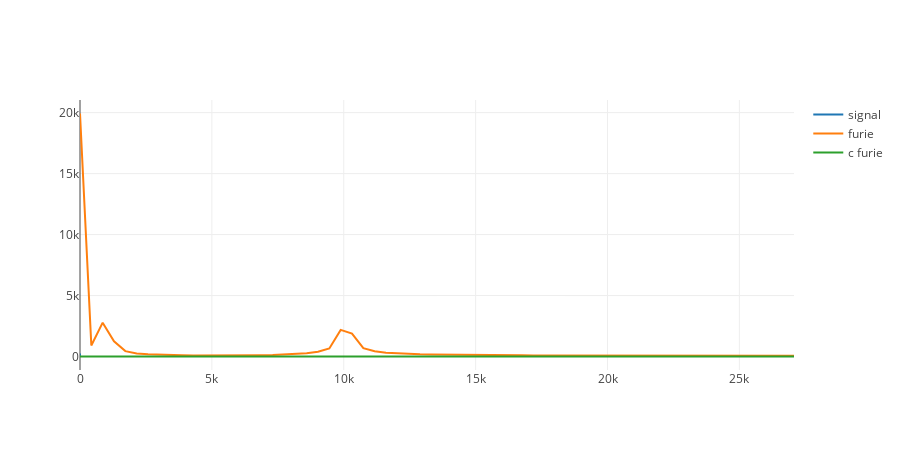

Notebook cell for this chart:
### Code cell
import plotly as py
py.offline.init_notebook_mode(connected=True)
import numpy as np

from plotly.graph_objs import Scatter, Layout


f1 = 10000
f2 = 1000

N = 1024
T = 2

FS = 55000

 

sample = 128

DF = FS / sample

tm = np.linspace(0, sample / FS, 128)


sn = [np.sin(np.pi * 2 * f1 * i) * 50 + np.sin(np.pi * 2 * f2 * i) * 50 + 150 for i in tm] 

for i in sn:
    print(int(round(i)))

dft = np.fft.fft(sn)

dft = dft[:len(dft) // 2]

#dft = np.fft.fftshift(dft)

tr_s1 = Scatter(
    x = tm,
    y = (sn),
    name='signal'
)

freq = np.arange(len(dft)) * DF
tr_s2 = Scatter(
    x = freq,
    y = np.absolute(dft),
    name='furie'
)


fc = [1.000000, 6.082763, 20.615528, 9.848858, 3.162278, 2.236068, 1.000000, 1.000000, 1.000000, 1.000000, 1.000000, 0.000000, 1.000000, 1.000000, 0.000000, 0.000000, 1.414214, 1.000000, 1.000000, 1.000000, 2.000000, 1.414214, 3.162278, 16.124515, 15.033296, 6.000000, 3.000000, 3.000000, 2.000000, 2.000000, 2.000000, 1.000000, 2.236068, 1.414214, 2.000000, 2.236068, 2.000000, 2.236068, 2.236068, 2.236068, 2.000000, 2.236068, 1.000000, 2.236068, 2.000000, 2.000000, 1.414214, 1.414214, 1.414214, 1.000000, 1.000000, 1.414214, 2.236068, 1.000000, 1.414214, 0.000000, 1.000000, 1.000000, 1.414214, 1.414214, 1.000000, 1.000000, 1.000000, 0.000000, 1.000000, 1.000000, 1.000000, 1.000000, 1.414214, 1.000000, 1.000000, 1.000000, 1.000000, 1.000000, 1.000000, 0.000000, 1.000000, 1.000000, 0.000000, 0.000000, 1.414214, 1.000000, 1.000000, 1.000000, 2.000000, 1.414214, 1.414214, 0.000000, 1.414214, 2.000000, 1.000000, 1.000000, 2.000000, 2.000000, 2.000000, 1.000000, 2.236068, 1.414214, 2.000000, 2.236068, 2.000000, 2.236068, 2.236068, 6.082763, 14.142136, 16.031220, 5.000000, 4.123106, 2.000000, 2.000000, 1.414214, 1.414214, 1.414214, 1.000000, 1.000000, 1.414214, 1.000000, 1.000000, 1.414214, 2.000000, 2.236068, 2.236068, 3.162278, 3.162278, 3.605551, 10.630146, 19.924859, 6.000000]

fc = fc * 1000;
tr_s3 = Scatter(
    x = freq,
    y = fc,
    name='c furie'
)

fig = py.tools.make_subplots(rows = 1, cols = 1)
fig['layout'].update(height=450, width=900)
fig.append_trace(tr_s1, 1, 1)
fig.append_trace(tr_s2, 1, 1)
fig.append_trace(tr_s3, 1, 1)
py.offline.iplot(fig)
